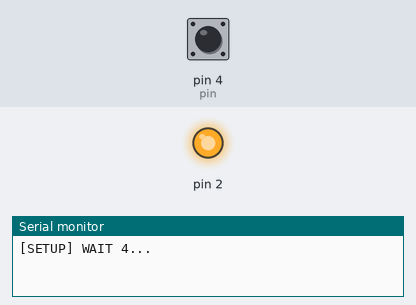
Bench run of a sketch on a simulated Arduino Uno, built for the host (arithmetic inside an expression is 32-bit, double 64-bit). Shown: output pins drawn as LEDs (lit = HIGH), the last lines printed to the serial monitor. Inputs (shaded band) come from the test bench; at power-on: pin 4 (pin) HIGH. WiFi joins after 1.5 s; servers stay silent unless stated; uploads are accepted with an empty reply.

Above: at 0.3 s.
At 6.9 s:
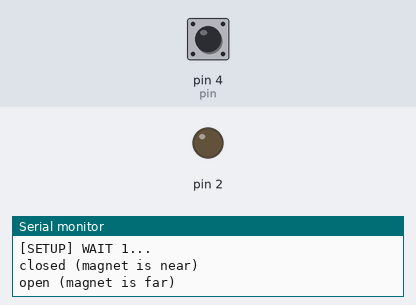
Timing chart, 0 to 8.4 s (numbered marks = the images above):
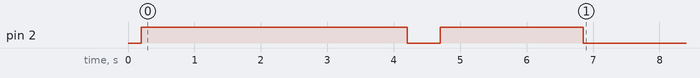

Measured:
- by itself, pin 2: HIGH → LOW at 4.2 s, → HIGH 0.50 s later, → LOW 2.2 s later

The sketch:

gerkon-lan.ino
```cpp
#include <Arduino.h>
#include <gmBlink.h>
#include <gmUrl.h>
#include <gmCfgRead.h>
#include <gmStatus.h>
#include <gmFn.h>

//#include "gsim047_ru.h"

// геркон:
//  нога 1 - на GND
//  нога 2 - на D2

const int pin = 4; // GPIO4 - это пин D2 на Wemos D1 Mini/NodeMCU
//static int state = LOW;
static gmStatus st(LOW, 6);  // 6*50 ms -> 300 ms
int n;

gmBlink bl;
gmUrl url("http://192.168.1.201/esp/set.php");


int toDelay = 10000;
String name = "";


bool exec(const String &txt)
{
	if ( !url.WiFi_check() )
		return false;

   	url.clear();
//	String mac = url.WiFi_macAddress();
//   	url.set("mac", mac);
	url.set("txt", txt);
//    if ( name.length() > 0 ){
//    	url.set("name", name);
//    }
	n++;

//	String res;
	int code = url.call();  //
	//Serial.println(res);
//	String bd = url.extract(res, "<pre>", "</pre>");
//   	Serial.println(bd);

	if ( code ){
		gmCfgRead rd(url);
		rd.get("delay", toDelay);
	}
	return true;
}// exec


void show()
{
	if ( st == LOW ){
		Serial.println("closed (magnet is near)");
		exec("close");
		bl.down();
	}else{
		Serial.println("open (magnet is far)");
		exec("open");
		bl.up();
	}
}// show


void setup()
{
	// Используем встроенный резистор подтяжки к 3.3V
	pinMode(pin, INPUT_PULLUP);
	bl.blink(200);
	n = 0;

	Serial_init();
	bl.blink(500);

	//url.fp = fingerprint_gsim047_ru;
	url.WiFi_connect();

	st = digitalRead(pin);
	show();

}// setup


void loop()
{
	st = digitalRead(pin);
	if ( st.changed() ){
		show();
	}

	delay(50);
}// loop
```
